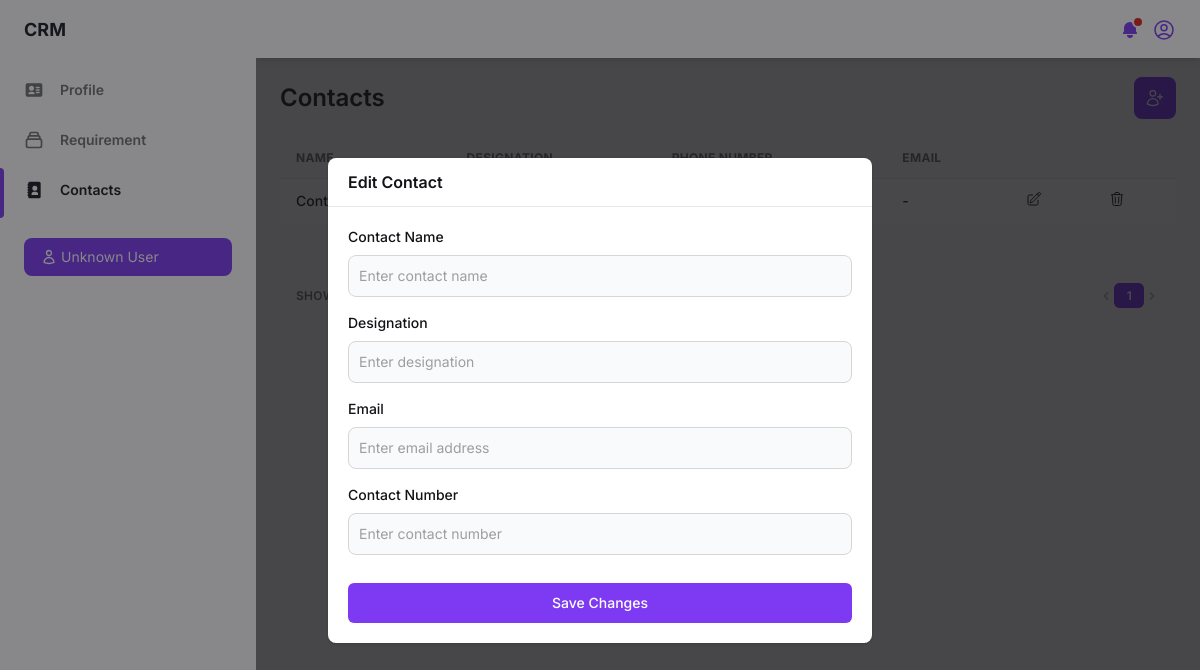
The app's page /contact/ (signed in), older data.
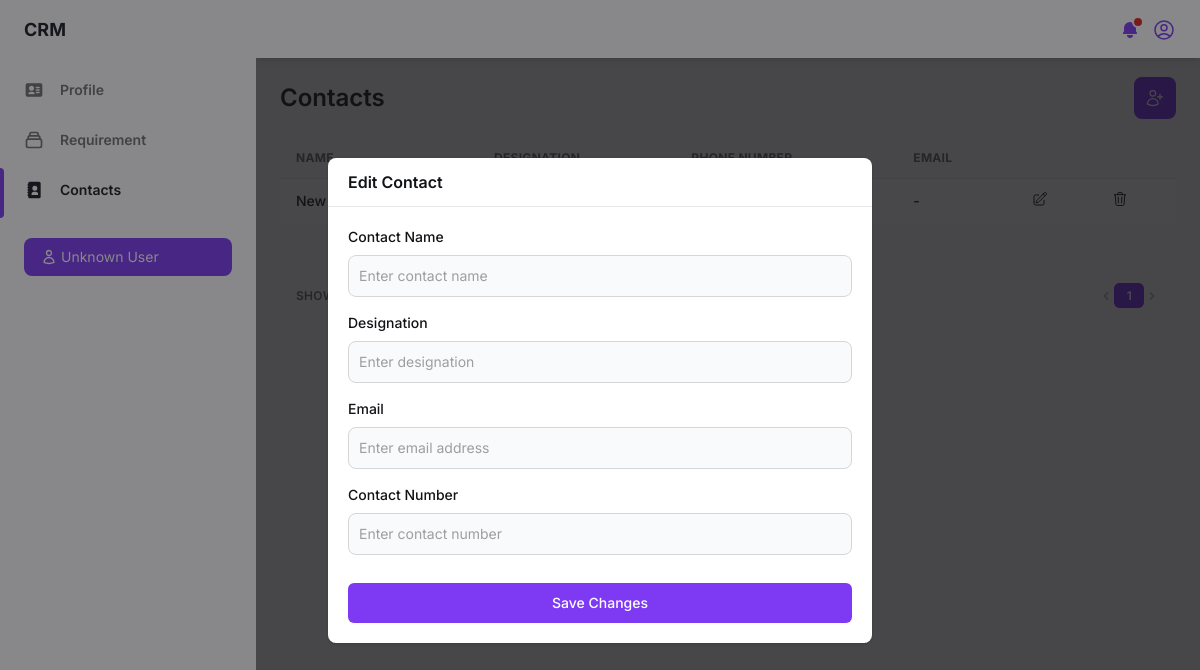
The same page, newer data.
### crm_app/models.py (models this page shows, shortened)
class Contact(models.Model):
    company = models.ForeignKey(Company, on_delete=models.CASCADE, related_name='company_contacts')
    contact_name = models.CharField(max_length=100)
    designation = models.CharField(max_length=100, null=True, blank=True)
    email = models.EmailField(null=True, blank=True)
    phone_number = models.CharField(max_length=20, null=True, blank=True)
    DOB = models.DateField(null=True, blank=True)
    religion = models.CharField(max_length=100, null=True, blank=True)

### crm_app/views.py (the view)
# urls.py: path('contact/', views.contact, name='contact'),
def contact(request):
    if 'user_id' not in request.session:
        return redirect('user')
    user_id = request.session.get('user_id')
    user = get_object_or_404(User, id=user_id)
    company = Company.objects.filter(created_by=user).first()
    contacts = Contact.objects.filter(company=company).order_by('contact_name')
    paginator = Paginator(contacts, 10)
    page = request.GET.get('contacts_page')
    try:
        contacts_page = paginator.page(page)
    except PageNotAnInteger:
        contacts_page = paginator.page(1)
    except EmptyPage:
        contacts_page = paginator.page(paginator.num_pages)
    context = {'user': user, 'company': company, 'contacts': contacts, 'contact_count': contacts.count(), 'contacts_page': contacts_page, 'paginator': paginator}
    return render(request, 'contact.html', context)

### templates/contact.html (shortened to what the changed rows need)
{% load static %}
<!DOCTYPE html>
<html :class="{ 'theme-dark': dark }" x-data="data()" lang="en">
<head>
    <link rel="stylesheet" href="{% static 'css/tailwind.output.css' %}"/>
    <link rel="stylesheet" href="{% static 'css/style.css' %}" />
</head>
<body>
    <div class="flex h-screen bg-gray-50 dark:bg-gray-900" :class="{ 'overflow-hidden': isSideMenuOpen }">
        <div class="flex flex-col flex-1 w-full">
            <main class="min-h-[91.25vh] overflow-y-auto">
                <div class="container px-6 mx-auto grid">
                    <div class="grid gap-4 md:grid-cols-2">
                        <h2 class="my-6 text-2xl font-semibold text-gray-700 dark:text-gray-200">Contacts</h2>
                    </div>
                    <div class="w-full mb-7 overflow-hidden rounded-lg shadow-xs">
                        <div class="w-full overflow-x-auto">
                            <table class="w-full whitespace-no-wrap">
                                <thead>
                                    <tr class="text-xs font-semibold tracking-wide text-left text-gray-500 uppercase border-b dark:border-gray-700 bg-gray-50 dark:text-gray-400 dark:bg-gray-800">
                                        <th class="px-4 py-3">Name</th>
                                        <th class="px-4 py-3">Designation</th>
                                        <th class="px-4 py-3">Phone Number</th>
                                        <th class="px-4 py-3">Email</th>
                                        <th class="px-4 py-3"></th>
                                        <th class="px-4 py-3"></th>
                                    </tr>
                                </thead>
                                <tbody class="bg-white divide-y dark:divide-gray-700 dark:bg-gray-800">
                                    {% for contact in contacts %}
                                    <tr class="text-gray-700 dark:text-gray-400">
                                        <td class="px-4 py-3">
                                            <p class="font-medium text-sm">{{ contact.contact_name|default:"-" }}</p>
                                        </td>
                                        <td class="px-4 py-3">
                                            <p class="font-medium text-sm">{{ contact.designation|default:"-" }}</p>
                                        </td>
                                        <td class="px-4 py-3">
                                            <p class="font-medium text-sm">{{ contact.phone_number|default:"-" }}</p>
                                        </td>
                                        <td class="px-4 py-3">
                                            <p class="font-medium text-sm">{{ contact.email|default:"-" }}</p>
                                        </td>
                                        <td class="px-4 py-3 text-sm">
                                            <button type="button" id="edit-contact-button-{{ contact.id }}" x-on:click="openContactEditModal({{ contact.id }}, '{{ contact.contact_name }}', '{{ contact.designation }}', '{{ contact.phone_number }}', '{{ contact.email }}')"
                                                data-modal-target="contact-edit-crud-modal" data-modal-toggle="contact-edit-crud-modal">
                                            </button>
                                        </td>
                                        <td class="px-4 py-3 text-sm">
                                            <div id="contact-{{ contact.id }}">
                                                <form action="{% url 'delete_contact' contact.id %}" method="POST" style="display: inline;">
                                                    <button type="submit" class="remove-contact-btn">
                                                    </button>
                                                </form>
                                            </div>
                                        </td>
                                    </tr>
                                    {% empty %}
                                    <tr>
                                        <td colspan="6" class="p-3 font-medium text-sm text-center dark:text-gray-400">No contacts found.</td>
                                    </tr>
                                    {% endfor %}
                                </tbody>
                            </table>
                        </div>
                    </div>
                    <div class="grid mt-2 px-4 py-3 text-xs font-semibold tracking-wide text-gray-500 uppercase sm:grid-cols-9 dark:text-gray-400">
                        <span class="flex col-span-4 mt-2 sm:mt-auto sm:justify-end">
                            <nav aria-label="Table navigation">
                                <ul class="inline-flex items-center">
                                    {% for num in contacts_page.paginator.page_range %}
                                        {% if num == contacts_page.number %}
                                        <li>
                                            <span class="px-3 py-1 text-white transition-colors duration-150 bg-purple-600 border border-r-0 border-purple-600 rounded-md focus:outline-none">{{ num }}</span>
                                        </li>
                                        {% else %}
                                        <li>
                                            <a href="?contacts_page={{ num }}" class="px-3 py-1 rounded-md focus:outline-none">{{ num }}</a>
                                        </li>
                                        {% endif %}
                                    {% endfor %}
                                </ul>
                            </nav>
                        </span>
                    </div>
                </div>
            </main>
        </div>
    </div>
</body>
</html>

Row changes from the older to the newer data that the page shows:
removed Contact: contact_name "Contact…", email "-"
added Contact: contact_name "New…", email "-"
